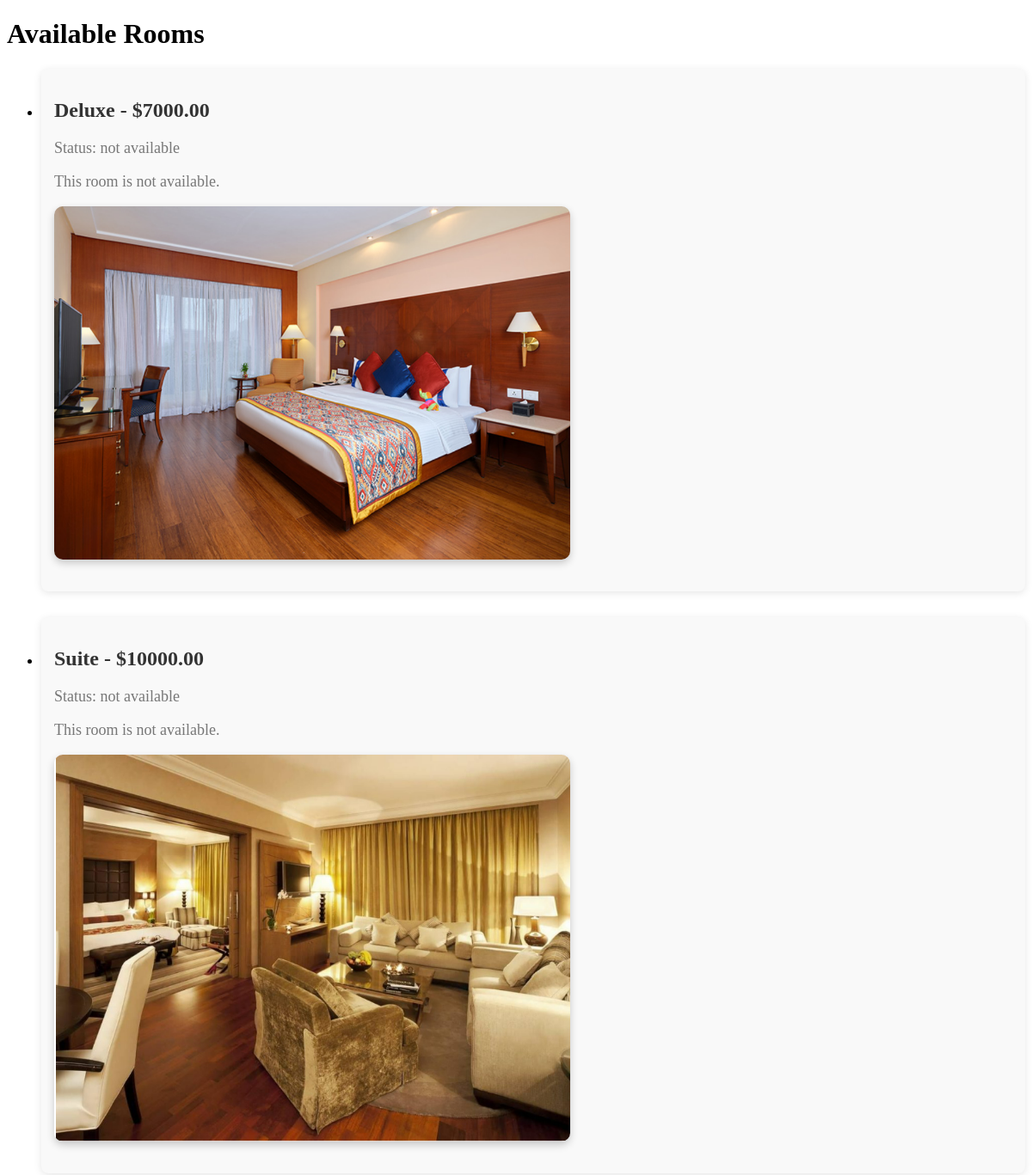
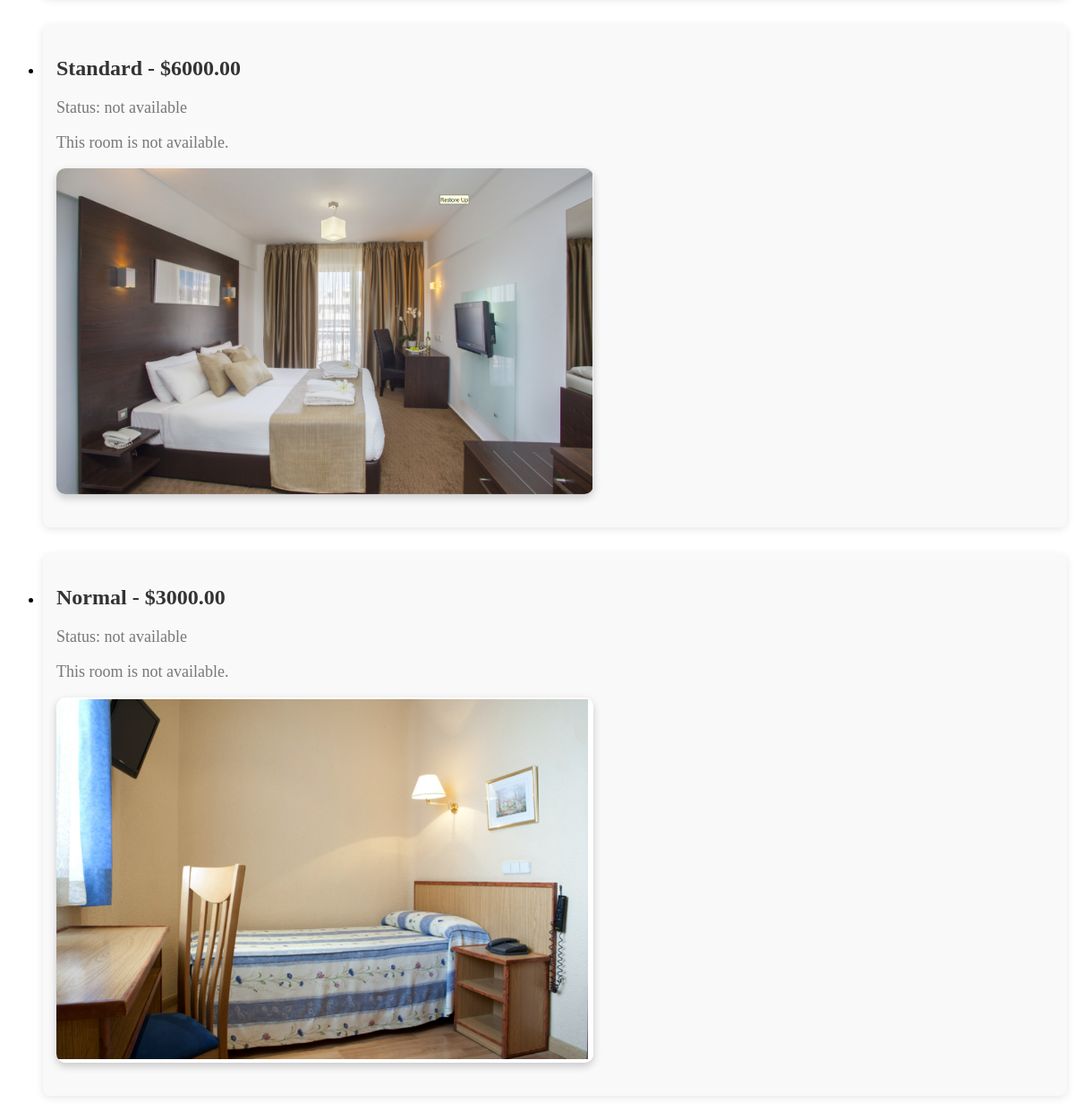
/rooms/, run on the app's committed database (2 pictures, top to bottom).
### app2/models.py (models this page shows, shortened)
class Room(models.Model):
    ROOM_TYPES = [
        ('Standard', 'Standard'),
        ('Deluxe', 'Deluxe'),
        ('Suite', 'Suite'),
        ('Normal', 'Normal'),
    ]
    type = models.CharField(max_length=20, choices=ROOM_TYPES)
    price = models.DecimalField(max_digits=8, decimal_places=2)
    status = models.CharField(max_length=20, default='available')
    image = models.ImageField(upload_to='room_images/', null=True, blank=True)  # Add this field for room images

### app2/views.py (the view)
# urls.py: path('rooms/', views.view_rooms, name='view_rooms'),
def view_rooms(request):
    rooms = Room.objects.all()  # Fetch all rooms
    return render(request, 'room.html', {'rooms': rooms})

### templates/room.html (shortened to what this page needs)
<!DOCTYPE html>
<html lang="en">
<head>
</head>
<body>
    <h1>Available Rooms</h1>
    <ul>
        {% for room in rooms %}
            <li class="room-item">
                <h2>{{ room.type }} - ${{ room.price }}</h2>
                <p>Status: {{ room.status }}</p>
                {% if room.status == 'available' %}
                    <form action="{% url 'book_room' %}" method="get">
                        <input type="hidden" name="room_id" value="{{ room.id }}">
                        <button type="submit">Book Now</button>
                    </form>
                {% else %}
                    <p>This room is not available.</p>
                {% endif %}
                {% if room.image %}
                    <img class="room-image" src="{{ room.image.url }}" alt="{{ room.type }}">
                {% else %}
                    <p>No image available for this room.</p>
                {% endif %}
                <br><br>
            </li>
        {% empty %}
            <li>No rooms available.</li>
        {% endfor %}
    </ul>
</body>
</html>

### templates/room.html (style rules this page uses)
.room-image { width: 100%; max-width: 600px; height: auto; border-radius: 10px; box-shadow: 0 4px 10px rgba(0, 0, 0, 0.2); transition: transform 0.3s ease, box-shadow 0.3s ease; }
.room-item { margin-bottom: 30px; padding: 15px; background-color: #f9f9f9; border-radius: 8px; box-shadow: 0 2px 10px rgba(0, 0, 0, 0.1); }
.room-item h2 { font-size: 24px; color: #333; }
.room-item p { font-size: 18px; color: #777; }

### data on the page
Room: type "Deluxe", price "7000.00", status "not available", shows "This room is not available.", image (picture)
Room: type "Suite", price "10000.00", status "not available", shows "This room is not available.", image (picture)
Room: type "Standard", price "6000.00", status "not available", shows "This room is not available.", image (picture)
Room: type "Normal", price "3000.00", status "not available", shows "This room is not available.", image (picture)
